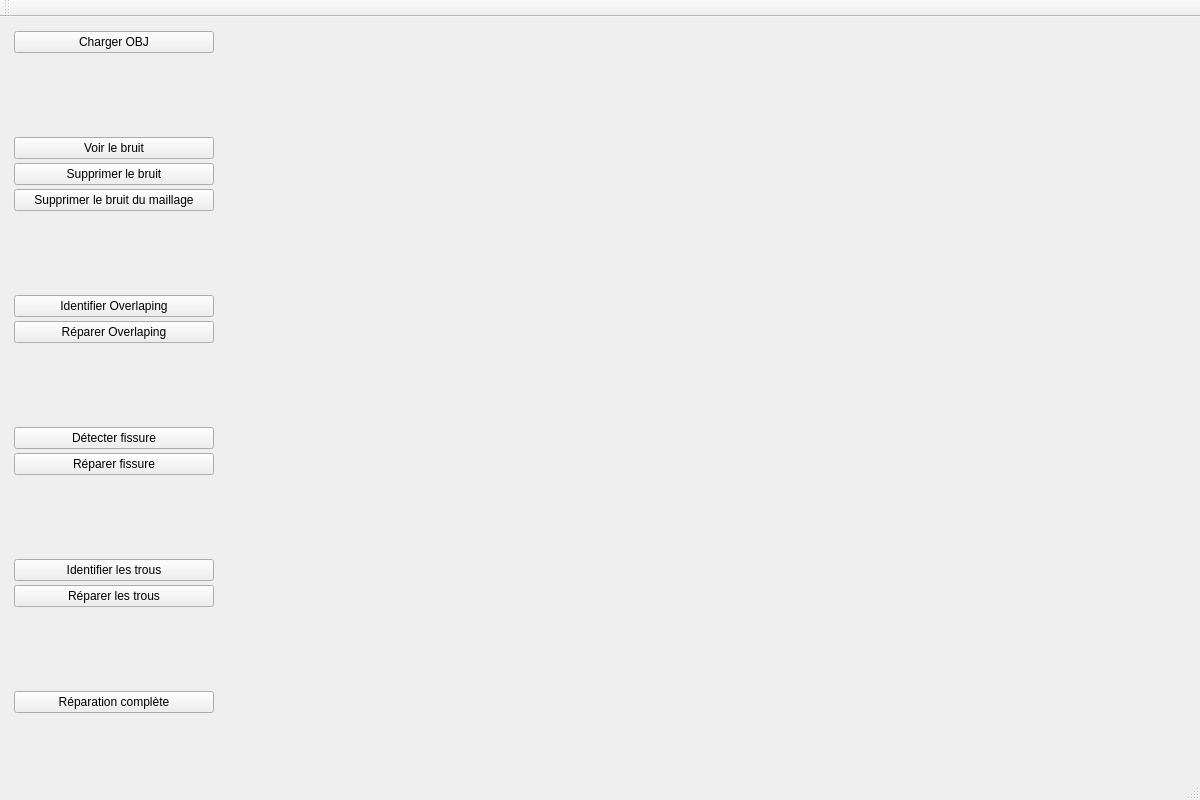
<?xml version="1.0" encoding="UTF-8"?>
<ui version="4.0">
 <class>MainWindow</class>
 <widget class="QMainWindow" name="MainWindow">
  <property name="geometry">
   <rect>
    <x>0</x>
    <y>0</y>
    <width>1200</width>
    <height>800</height>
   </rect>
  </property>
  <property name="windowTitle">
   <string>MainWindow</string>
  </property>
  <widget class="QWidget" name="centralWidget">
   <layout class="QHBoxLayout" name="horizontalLayout">
    <item>
     <widget class="QWidget" name="widget_2" native="true">
      <property name="sizePolicy">
       <sizepolicy hsizetype="Maximum" vsizetype="Preferred">
        <horstretch>150</horstretch>
        <verstretch>0</verstretch>
       </sizepolicy>
      </property>
      <property name="minimumSize">
       <size>
        <width>150</width>
        <height>0</height>
       </size>
      </property>
      <layout class="QVBoxLayout" name="verticalLayout">
       <property name="spacing">
        <number>4</number>
       </property>
       <property name="leftMargin">
        <number>3</number>
       </property>
       <property name="topMargin">
        <number>3</number>
       </property>
       <property name="rightMargin">
        <number>3</number>
       </property>
       <property name="bottomMargin">
        <number>3</number>
       </property>
       <item>
        <widget class="QPushButton" name="pushButton_chargement">
         <property name="minimumSize">
          <size>
           <width>200</width>
           <height>0</height>
          </size>
         </property>
         <property name="text">
          <string>Charger OBJ</string>
         </property>
        </widget>
       </item>

        <item>
         <spacer name="verticalSpacer">
          <property name="orientation">
           <enum>Qt::Vertical</enum>
          </property>
          <property name="sizeHint" stdset="0">
           <size>
            <width>20</width>
            <height>80</height>
           </size>
          </property>
         </spacer>
        </item>


       <item>
           <widget class="QPushButton" name="pushButton_voirBruit">
            <property name="text">
             <string>Voir le bruit</string>
            </property>
           </widget>
       </item>
       <item>
           <widget class="QPushButton" name="pushButton_suppBruit">
            <property name="text">
             <string>Supprimer le bruit</string>
            </property>
           </widget>
       </item>
       <item>
           <widget class="QPushButton" name="pushButton_suppBruitMaillage">
            <property name="text">
             <string>Supprimer le bruit du maillage</string>
            </property>
           </widget>
       </item>

        <item>
         <spacer name="verticalSpacer">
          <property name="orientation">
           <enum>Qt::Vertical</enum>
          </property>
          <property name="sizeHint" stdset="0">
           <size>
            <width>20</width>
            <height>80</height>
           </size>
          </property>
         </spacer>
        </item>

       <item>
           <widget class="QPushButton" name="pushButton_identify_overlaping">
            <property name="text">
             <string>Identifier Overlaping</string>
            </property>
           </widget>
       </item>

       <item>
        <widget class="QPushButton" name="pushButton_fix_overlaping">
         <property name="text">
          <string>Réparer Overlaping</string>
         </property>
        </widget>
       </item>

        <item>
         <spacer name="verticalSpacer">
          <property name="orientation">
           <enum>Qt::Vertical</enum>
          </property>
          <property name="sizeHint" stdset="0">
           <size>
            <width>20</width>
            <height>80</height>
           </size>
          </property>
         </spacer>
        </item>

        <item>
         <widget class="QPushButton" name="pushButton_detectFis">
          <property name="text">
           <string>Détecter fissure</string>
          </property>
         </widget>
        </item>

        <item>
         <widget class="QPushButton" name="pushButton_repFis">
          <property name="text">
           <string>Réparer fissure</string>
          </property>
         </widget>
        </item>


        <item>
         <spacer name="verticalSpacer">
          <property name="orientation">
           <enum>Qt::Vertical</enum>
          </property>
          <property name="sizeHint" stdset="0">
           <size>
            <width>20</width>
            <height>80</height>
           </size>
          </property>
         </spacer>
        </item>

       <item>
           <widget class="QPushButton" name="pushButton_identify_holes">
            <property name="text">
             <string>Identifier les trous</string>
            </property>
           </widget>
       </item>

       <item>
           <widget class="QPushButton" name="pushButton_fix_holes">
            <property name="text">
             <string>Réparer les trous</string>
            </property>
           </widget>
       </item>

        <item>
         <spacer name="verticalSpacer">
          <property name="orientation">
           <enum>Qt::Vertical</enum>
          </property>
          <property name="sizeHint" stdset="0">
           <size>
            <width>20</width>
            <height>80</height>
           </size>
          </property>
         </spacer>
        </item>


        <item>
         <widget class="QPushButton" name="pushButton_fixall">
          <property name="text">
           <string>Réparation complète</string>
          </property>
         </widget>
        </item>

       <item>
        <spacer name="verticalSpacer">
         <property name="orientation">
          <enum>Qt::Vertical</enum>
         </property>
         <property name="sizeHint" stdset="0">
          <size>
           <width>20</width>
           <height>40</height>
          </size>
         </property>
        </spacer>
       </item>
      </layout>
     </widget>
    </item>
    <item>
     <widget class="MeshViewerWidget" name="displayWidget" native="true"/>
    </item>
   </layout>
  </widget>
  <widget class="QMenuBar" name="menuBar">
   <property name="geometry">
    <rect>
     <x>0</x>
     <y>0</y>
     <width>632</width>
     <height>21</height>
    </rect>
   </property>
  </widget>
  <widget class="QToolBar" name="mainToolBar">
   <attribute name="toolBarArea">
    <enum>TopToolBarArea</enum>
   </attribute>
   <attribute name="toolBarBreak">
    <bool>false</bool>
   </attribute>
  </widget>
  <widget class="QStatusBar" name="statusBar"/>
 </widget>
 <layoutdefault spacing="6" margin="11"/>
 <customwidgets>
  <customwidget>
   <class>MeshViewerWidget</class>
   <extends>QWidget</extends>
   <header location="global">meshviewerwidget.h</header>
   <container>1</container>
  </customwidget>
 </customwidgets>
 <resources/>
 <connections/>
</ui>
